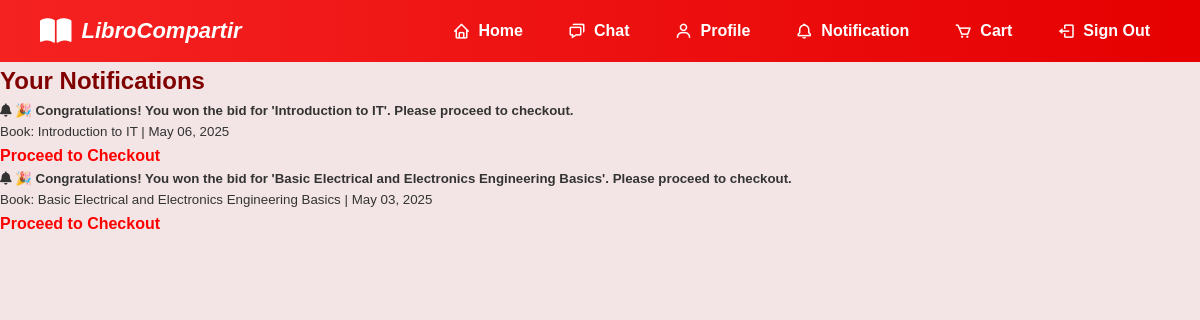
Screenshot of /libro_compartir/notifications.php (signed in) with the database file from the repository.
### tables this page shows
CREATE TABLE `tblnotifications` (
  `notification_id` int(11) NOT NULL,
  `user_id` int(11) NOT NULL,
  `book_id` int(11) NOT NULL,
  `message` text NOT NULL,
  `status` enum('unread','read') DEFAULT 'unread',
  `created_at` datetime DEFAULT current_timestamp()
);

CREATE TABLE `tblbook` (
  `id` int(10) NOT NULL,
  `title` varchar(255) NOT NULL,
  `description` varchar(255) NOT NULL,
  `category` varchar(255) NOT NULL,
  `book_condition` varchar(255) NOT NULL,
  `book_status` varchar(255) NOT NULL,
  `image` blob NOT NULL,
  `user_id` int(10) NOT NULL,
  `bidding_start_price` decimal(10,2) NOT NULL,
  `buy_out_price` decimal(10,2) DEFAULT NULL,
  `meeting_spot` varchar(255) NOT NULL,
  `bidding_end_time` datetime DEFAULT NULL,
  `winner_user_id` int(11) DEFAULT NULL,
  `bidding_closed` tinyint(1) DEFAULT 0
);

### libro_compartir/notifications.php (the view, shortened to what this page needs)
<?php
include('config.php');
$userId = $_SESSION['user_id'];
$query = "SELECT n.*, b.title
          FROM tblnotifications n
          JOIN tblbook b ON n.book_id = b.id
          WHERE n.user_id = ?
          ORDER BY n.created_at DESC";
$stmt = $conn->prepare($query);
$stmt->bind_param("i", $userId);
$stmt->execute();
$result = $stmt->get_result();
?>
 <link rel="stylesheet" href="navbar.css">
    <link href='https://unpkg.com/boxicons@2.1.4/css/boxicons.min.css' rel='stylesheet'>
    <link rel="stylesheet" href="https://cdnjs.cloudflare.com/ajax/libs/font-awesome/6.0.0/css/all.min.css">
</head>
<body>
<nav class="navbar">
<div class="brand-logo">
<i class="fas fa-book-open"></i>
  <span>LibroCompartir</span>
</div>
    <ul class="nav-links">
        <li><a href="userfyp.php"><i class='bx bx-home'></i> Home</a></li>
        <li><a href="chat.php"><i class='bx bx-chat'></i> Chat</a></li>
        <li><a href="user.php"><i class='bx bx-user'></i> Profile</a></li>
         <li><a href="notifications.php"><i class='bx bx-bell'></i> Notification</a></li>
        <li><a href="cart.php"><i class='bx bx-cart'></i> Cart</a></li>
        <li><a href="login.php"><i class='bx bx-log-out'></i> Sign Out</a></li>
    </ul>
</nav>
<div class="container mt-5">
  <h2 class="text-center mb-4" style="color: #800000;">Your Notifications</h2>
  <?php if ($result->num_rows > 0): ?>
    <?php while ($row = $result->fetch_assoc()): ?>
      <div class="card mb-3 shadow-sm">
        <div class="card-body">
          <h5 class="card-title"><i class="fas fa-bell"></i> <?= htmlspecialchars($row['message']) ?></h5>
          <p class="card-text">
            <small class="text-muted">Book: <?= htmlspecialchars($row['title']) ?> |
            <?= htmlspecialchars(date('M d, Y', strtotime($row['created_at']))) ?></small>
          </p>
          <a href="checkout_bidding.php?book_id=<?= $row['book_id'] ?>" class="btn btn-primary btn-sm">Proceed to Checkout</a>
        </div>
      </div>
    <?php endwhile; ?>
  <?php else: ?>
    <div class="alert alert-info text-center">
      <i class="fas fa-bell-slash"></i> No notifications yet!
    </div>
  <?php endif; ?>
</div>

### libro_compartir/navbar.css (style rules this page uses)
* { margin: 0; padding: 0; box-sizing: border-box; font-family: Arial, sans-serif; }
body { line-height: 1.6; margin: 0; }
.navbar { background: linear-gradient(to right, #f52222, #e60000); display: flex; justify-content: space-between; align-items: center; padding: 12px 40px; font-family: 'Segoe UI', sans-serif; }
.nav-links { list-style: none; display: flex; gap: 25px; margin: 0; padding: 0; }
.nav-links li a { text-decoration: none; color: white; font-size: 16px; display: flex; align-items: center; gap: 8px; transition: background 0.3s, padding 0.3s; padding: 6px 10px; border-radius: 5px; }
.nav-links li a i { font-size: 18px; }
.brand-logo { display: flex; align-items: center; gap: 10px; color: white; font-size: 22px; font-weight: bold; font-style: italic; }
.brand-logo i { font-size: 28px; }
body { font-family: 'Arial', sans-serif; margin: 0; padding: 0; color: #333; line-height: 1.6; background-color: #f7f8fc; }
a { color:red; text-decoration: none; font-weight: bold; }
body { font-family: Arial, sans-serif; margin: 0; padding: 0; background: #f3e5e5; color: #333; }

### rows the page displays
tblnotifications: message "🎉 Congratulations! You won the bid for 'Introduction to IT'. Please proceed to checkout.", book.title "Introduction to IT", created_at "May 06, 2025"
tblnotifications: message "🎉 Congratulations! You won the bid for 'Basic Electrical and Electronics Engineering Basics'. Please proceed to checkout.", book.title "Basic Electrical and Electronics Engineering Basics", created_at "May 03, 2025"
